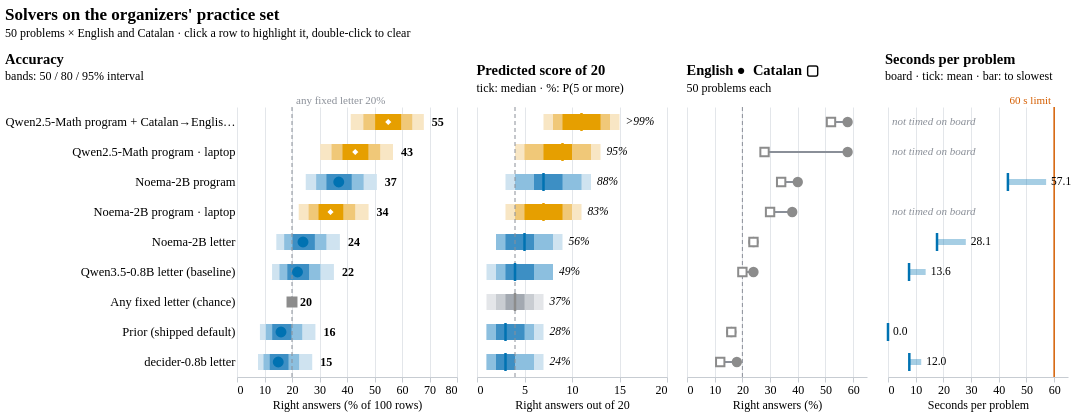

Express this chart as Vega-Lite.
### Vega-Lite specification from a JSON file in a GitHub repository (floating-point values rounded to 4 significant figures)
{"config": {"font": "Atkinson Hyperlegible", "background": null, "view": {"stroke": null}, "axis": {"labelFontSize": 12, "titleFontSize": 12, "titleFontWeight": "normal", "gridColor": "#e3e6ea", "domainColor": "#c7ccd2", "tickColor": "#c7ccd2"}, "title": {"fontSize": 14.5, "fontWeight": 700, "subtitleFontSize": 12, "subtitlePadding": 4, "offset": 12, "font": "Atkinson Hyperlegible", "subtitleFont": "Atkinson Hyperlegible"}, "legend": {"labelFontSize": 12}}, "hconcat": [{"layer": [{"data": {"name": "data-b790a175985ce1dd0a2c73ed2befad4c"}, "mark": {"type": "bar", "height": 16}, "encoding": {"color": {"field": "tint", "scale": null, "type": "nominal"}, "opacity": {"condition": {"param": "pick", "value": 1.0, "empty": true}, "value": 0.12}, "tooltip": [{"field": "label", "title": "Solver", "type": "nominal"}, {"field": "level", "title": "Wilson interval", "type": "nominal"}, {"field": "lo", "format": ".1f", "title": "from %", "type": "quantitative"}, {"field": "hi", "format": ".1f", "title": "to %", "type": "quantitative"}], "x": {"field": "lo", "scale": {"domain": [0, 75]}, "title": "Right answers (% of 100 rows)", "type": "quantitative"}, "x2": {"field": "hi"}, "y": {"axis": {"domain": false, "labelFontSize": 12.5, "labelLimit": 230, "labels": true, "ticks": false}, "field": "label", "sort": ["Qwen2.5-Math program + Catalan→English · laptop", "Qwen2.5-Math program · laptop", "Noema-2B program", "Noema-2B program · laptop", "Noema-2B letter", "Qwen3.5-0.8B letter (baseline)", "Any fixed letter (chance)", "Prior (shipped default)", "decider-0.8b letter"], "title": null, "type": "nominal"}}}, {"data": {"name": "data-b33b21ca443eccbbc2c58b65eff1cec7"}, "mark": {"type": "rule", "color": "#8a8f98", "strokeDash": [4, 3]}, "encoding": {"x": {"field": "x", "type": "quantitative"}}}, {"data": {"name": "data-9d963a298a79248a6fe3a37369c0ed2b"}, "mark": {"type": "text", "align": "left", "color": "#8a8f98", "dx": 4, "dy": -6, "fontSize": 11}, "encoding": {"text": {"field": "t", "type": "nominal"}, "x": {"field": "x", "type": "quantitative"}, "y": {"value": 0}}}, {"data": {"name": "data-d1f9b215f07ed9ee25afae794a4c5a8e"}, "mark": {"type": "point", "fillOpacity": 1, "filled": false, "size": 80, "strokeWidth": 2}, "encoding": {"color": {"field": "where", "legend": null, "scale": {"domain": ["UNO Q board", "Laptop estimate", "Chance reference"], "range": ["#0072b2", "#e69f00", "#8c8c8c"]}, "type": "nominal"}, "fill": {"field": "measured_on", "legend": null, "scale": {"domain": ["board", "laptop", "reference"], "range": ["#0072b2", "white", "#8c8c8c"]}, "type": "nominal"}, "opacity": {"condition": {"param": "pick", "value": 1.0, "empty": true}, "value": 0.18}, "shape": {"field": "where", "legend": null, "scale": {"domain": ["UNO Q board", "Laptop estimate", "Chance reference"], "range": ["circle", "diamond", "square"]}, "type": "nominal"}, "tooltip": [{"field": "label", "title": "Solver", "type": "nominal"}, {"field": "right", "title": "Right of 100", "type": "quantitative"}, {"field": "acc", "format": ".0f", "title": "Accuracy %", "type": "quantitative"}, {"field": "source", "title": "Source", "type": "nominal"}], "x": {"field": "acc", "type": "quantitative"}, "y": {"axis": {"domain": false, "labelFontSize": 12.5, "labelLimit": 230, "labels": true, "ticks": false}, "field": "label", "sort": ["Qwen2.5-Math program + Catalan→English · laptop", "Qwen2.5-Math program · laptop", "Noema-2B program", "Noema-2B program · laptop", "Noema-2B letter", "Qwen3.5-0.8B letter (baseline)", "Any fixed letter (chance)", "Prior (shipped default)", "decider-0.8b letter"], "title": null, "type": "nominal"}}, "name": "view_1"}, {"data": {"name": "data-d1f9b215f07ed9ee25afae794a4c5a8e"}, "mark": {"type": "text", "align": "left", "dx": 8, "fontSize": 12, "fontWeight": "bold"}, "encoding": {"opacity": {"condition": {"param": "pick", "value": 1.0, "empty": true}, "value": 0.18}, "text": {"field": "acc", "format": ".0f", "type": "quantitative"}, "x": {"field": "hi95%", "type": "quantitative"}, "y": {"axis": {"domain": false, "labelFontSize": 12.5, "labelLimit": 230, "labels": true, "ticks": false}, "field": "label", "sort": ["Qwen2.5-Math program + Catalan→English · laptop", "Qwen2.5-Math program · laptop", "Noema-2B program", "Noema-2B program · laptop", "Noema-2B letter", "Qwen3.5-0.8B letter (baseline)", "Any fixed letter (chance)", "Prior (shipped default)", "decider-0.8b letter"], "title": null, "type": "nominal"}}}], "height": {"step": 30}, "title": {"text": "Accuracy", "anchor": "start", "subtitle": "bands: 50 / 80 / 95% interval"}, "width": 220}, {"layer": [{"data": {"name": "data-00dbf82af52438e1370a0844224e2550"}, "mark": {"type": "bar", "height": 16}, "encoding": {"color": {"field": "tint", "scale": null, "type": "nominal"}, "opacity": {"condition": {"param": "pick", "value": 1.0, "empty": true}, "value": 0.12}, "tooltip": [{"field": "label", "title": "Solver", "type": "nominal"}, {"field": "level", "title": "Predictive interval", "type": "nominal"}, {"field": "lo", "title": "from", "type": "quantitative"}, {"field": "hi", "title": "to", "type": "quantitative"}], "x": {"field": "lo", "scale": {"domain": [0, 20]}, "title": "Right answers out of 20", "type": "quantitative"}, "x2": {"field": "hi"}, "y": {"axis": null, "field": "label", "sort": ["Qwen2.5-Math program + Catalan→English · laptop", "Qwen2.5-Math program · laptop", "Noema-2B program", "Noema-2B program · laptop", "Noema-2B letter", "Qwen3.5-0.8B letter (baseline)", "Any fixed letter (chance)", "Prior (shipped default)", "decider-0.8b letter"], "title": null, "type": "nominal"}}}, {"data": {"name": "data-08682ad82c437b1d61938969c610f53a"}, "mark": {"type": "rule", "color": "#8a8f98", "strokeDash": [4, 3]}, "encoding": {"x": {"field": "x", "type": "quantitative"}}}, {"data": {"name": "data-d1f9b215f07ed9ee25afae794a4c5a8e"}, "mark": {"type": "tick", "size": 18, "thickness": 2.5}, "encoding": {"color": {"field": "where", "legend": null, "scale": {"domain": ["UNO Q board", "Laptop estimate", "Chance reference"], "range": ["#0072b2", "#e69f00", "#8c8c8c"]}, "type": "nominal"}, "opacity": {"condition": {"param": "pick", "value": 1.0, "empty": true}, "value": 0.18}, "tooltip": [{"field": "label", "title": "Solver", "type": "nominal"}, {"field": "f50", "title": "Median of 20", "type": "quantitative"}, {"field": "p_beat", "format": ".0f", "title": "P(5 or more right) %", "type": "quantitative"}], "x": {"field": "f50", "type": "quantitative"}, "y": {"axis": null, "field": "label", "sort": ["Qwen2.5-Math program + Catalan→English · laptop", "Qwen2.5-Math program · laptop", "Noema-2B program", "Noema-2B program · laptop", "Noema-2B letter", "Qwen3.5-0.8B letter (baseline)", "Any fixed letter (chance)", "Prior (shipped default)", "decider-0.8b letter"], "title": null, "type": "nominal"}}, "name": "view_2"}, {"data": {"name": "data-d1f9b215f07ed9ee25afae794a4c5a8e"}, "mark": {"type": "text", "align": "left", "dx": 6, "fontSize": 11.5, "fontStyle": "italic"}, "encoding": {"opacity": {"condition": {"param": "pick", "value": 1.0, "empty": true}, "value": 0.18}, "text": {"field": "pt", "type": "nominal"}, "x": {"field": "f95", "type": "quantitative"}, "y": {"axis": null, "field": "label", "sort": ["Qwen2.5-Math program + Catalan→English · laptop", "Qwen2.5-Math program · laptop", "Noema-2B program", "Noema-2B program · laptop", "Noema-2B letter", "Qwen3.5-0.8B letter (baseline)", "Any fixed letter (chance)", "Prior (shipped default)", "decider-0.8b letter"], "title": null, "type": "nominal"}}, "transform": [{"calculate": "datum.p_beat > 99 ? '>99%' : format(datum.p_beat, '.0f') + '%'", "as": "pt"}]}], "height": {"step": 30}, "title": {"text": "Predicted score of 20", "anchor": "start", "subtitle": "tick: median · %: P(5 or more)"}, "width": 190}, {"layer": [{"data": {"name": "data-b33b21ca443eccbbc2c58b65eff1cec7"}, "mark": {"type": "rule", "color": "#8a8f98", "strokeDash": [4, 3]}, "encoding": {"x": {"field": "x", "type": "quantitative"}}}, {"data": {"name": "data-d1f9b215f07ed9ee25afae794a4c5a8e"}, "mark": {"type": "rule", "color": "#8a8f98", "strokeWidth": 2}, "encoding": {"opacity": {"condition": {"param": "pick", "value": 1.0, "empty": true}, "value": 0.18}, "x": {"field": "cat_pct", "scale": {"domain": [0, 65]}, "type": "quantitative"}, "x2": {"field": "eng_pct"}, "y": {"axis": null, "field": "label", "sort": ["Qwen2.5-Math program + Catalan→English · laptop", "Qwen2.5-Math program · laptop", "Noema-2B program", "Noema-2B program · laptop", "Noema-2B letter", "Qwen3.5-0.8B letter (baseline)", "Any fixed letter (chance)", "Prior (shipped default)", "decider-0.8b letter"], "title": null, "type": "nominal"}}}, {"data": {"name": "data-d7cc9c6b2faa7466bed1720d07e1308c"}, "mark": {"type": "point", "fillOpacity": 1, "filled": false, "size": 70, "strokeWidth": 2}, "encoding": {"color": {"value": "#8c8c8c"}, "fill": {"condition": {"test": "datum.lang == 'English'", "value": "#8c8c8c"}, "value": "white"}, "opacity": {"condition": {"param": "pick", "value": 1.0, "empty": true}, "value": 0.18}, "shape": {"field": "lang", "legend": null, "scale": {"domain": ["English", "Catalan"], "range": ["circle", "square"]}, "type": "nominal"}, "tooltip": [{"field": "label", "title": "Solver", "type": "nominal"}, {"field": "lang", "title": "Language", "type": "nominal"}, {"field": "pct", "format": ".0f", "title": "Accuracy %", "type": "quantitative"}], "x": {"field": "pct", "scale": {"domain": [0, 65]}, "title": "Right answers (%)", "type": "quantitative"}, "y": {"axis": null, "field": "label", "sort": ["Qwen2.5-Math program + Catalan→English · laptop", "Qwen2.5-Math program · laptop", "Noema-2B program", "Noema-2B program · laptop", "Noema-2B letter", "Qwen3.5-0.8B letter (baseline)", "Any fixed letter (chance)", "Prior (shipped default)", "decider-0.8b letter"], "title": null, "type": "nominal"}}, "name": "view_3"}], "height": {"step": 30}, "title": {"text": "English ●  Catalan ▢", "anchor": "start", "subtitle": "50 problems each"}, "width": 180}, {"layer": [{"data": {"name": "data-85d472040c809ed2ada9a14a8a77c0bc"}, "mark": {"type": "rule", "opacity": 0.35, "strokeWidth": 6}, "encoding": {"color": {"field": "where", "legend": null, "scale": {"domain": ["UNO Q board", "Laptop estimate", "Chance reference"], "range": ["#0072b2", "#e69f00", "#8c8c8c"]}, "type": "nominal"}, "x": {"field": "mean_s", "scale": {"domain": [0, 62]}, "title": "Seconds per problem", "type": "quantitative"}, "x2": {"field": "worst_s"}, "y": {"axis": null, "field": "label", "sort": ["Qwen2.5-Math program + Catalan→English · laptop", "Qwen2.5-Math program · laptop", "Noema-2B program", "Noema-2B program · laptop", "Noema-2B letter", "Qwen3.5-0.8B letter (baseline)", "Any fixed letter (chance)", "Prior (shipped default)", "decider-0.8b letter"], "title": null, "type": "nominal"}}}, {"data": {"name": "data-7f63b08e83a1a928e73f65bca0e13173"}, "mark": {"type": "rule", "color": "#d55e00", "strokeWidth": 1.5}, "encoding": {"x": {"field": "x", "type": "quantitative"}}}, {"data": {"name": "data-7f63b08e83a1a928e73f65bca0e13173"}, "mark": {"type": "text", "align": "right", "color": "#d55e00", "dx": -3, "dy": -6, "fontSize": 11}, "encoding": {"text": {"field": "t", "type": "nominal"}, "x": {"field": "x", "type": "quantitative"}, "y": {"value": 0}}}, {"data": {"name": "data-85d472040c809ed2ada9a14a8a77c0bc"}, "mark": {"type": "tick", "size": 18, "thickness": 2.5}, "encoding": {"color": {"field": "where", "legend": null, "scale": {"domain": ["UNO Q board", "Laptop estimate", "Chance reference"], "range": ["#0072b2", "#e69f00", "#8c8c8c"]}, "type": "nominal"}, "opacity": {"condition": {"param": "pick", "value": 1.0, "empty": true}, "value": 0.18}, "tooltip": [{"field": "label", "title": "Solver", "type": "nominal"}, {"field": "mean_s", "title": "Mean s", "type": "quantitative"}, {"field": "worst_s", "title": "Slowest s", "type": "quantitative"}, {"field": "timeouts", "title": "Timeouts of 100", "type": "quantitative"}], "x": {"field": "mean_s", "type": "quantitative"}, "y": {"axis": null, "field": "label", "sort": ["Qwen2.5-Math program + Catalan→English · laptop", "Qwen2.5-Math program · laptop", "Noema-2B program", "Noema-2B program · laptop", "Noema-2B letter", "Qwen3.5-0.8B letter (baseline)", "Any fixed letter (chance)", "Prior (shipped default)", "decider-0.8b letter"], "title": null, "type": "nominal"}}, "name": "view_4"}, {"data": {"name": "data-85d472040c809ed2ada9a14a8a77c0bc"}, "mark": {"type": "text", "align": "left", "dx": 5, "fontSize": 11.5}, "encoding": {"opacity": {"condition": {"param": "pick", "value": 1.0, "empty": true}, "value": 0.18}, "text": {"field": "worst_s", "format": ".1f", "type": "quantitative"}, "x": {"field": "worst_s", "type": "quantitative"}, "y": {"axis": null, "field": "label", "sort": ["Qwen2.5-Math program + Catalan→English · laptop", "Qwen2.5-Math program · laptop", "Noema-2B program", "Noema-2B program · laptop", "Noema-2B letter", "Qwen3.5-0.8B letter (baseline)", "Any fixed letter (chance)", "Prior (shipped default)", "decider-0.8b letter"], "title": null, "type": "nominal"}}}, {"data": {"name": "data-e14612415b8b6490eda0b303180c6888"}, "mark": {"type": "text", "align": "left", "color": "#8a8f98", "fontSize": 11, "fontStyle": "italic"}, "encoding": {"text": {"value": "not timed on board"}, "x": {"value": 4}, "y": {"axis": null, "field": "label", "sort": ["Qwen2.5-Math program + Catalan→English · laptop", "Qwen2.5-Math program · laptop", "Noema-2B program", "Noema-2B program · laptop", "Noema-2B letter", "Qwen3.5-0.8B letter (baseline)", "Any fixed letter (chance)", "Prior (shipped default)", "decider-0.8b letter"], "title": null, "type": "nominal"}}}], "height": {"step": 30}, "title": {"text": "Seconds per problem", "anchor": "start", "subtitle": "board · tick: mean · bar: to slowest"}, "width": 180}], "params": [{"name": "pick", "select": {"type": "point", "clear": "dblclick", "fields": ["label"], "on": "click"}, "views": ["view_1", "view_2", "view_3", "view_4"]}], "resolve": {"scale": {"color": "shared", "shape": "independent", "y": "shared"}}, "spacing": 18, "title": {"text": "Solvers on the organizers' practice set", "anchor": "start", "fontSize": 17, "subtitle": "50 problems × English and Catalan · click a row to highlight it, double-click to clear"}, "$schema": "https://vega.github.io/schema/vega-lite/v5.20.1.json", "datasets": {"data-b790a175985ce1dd0a2c73ed2befad4c": [{"label": "Qwen2.5-Math program + Catalan→English · laptop", "where": "Laptop estimate", "level": "95%", "tint": "#f8e6c4", "lo": 41.35, "hi": 67.94, "acc": 55.0}, {"label": "Qwen2.5-Math program + Catalan→English · laptop", "where": "Laptop estimate", "level": "80%", "tint": "#f0c878", "lo": 45.97, "hi": 63.71, "acc": 55.0}, {"label": "Qwen2.5-Math program + Catalan→English · laptop", "where": "Laptop estimate", "level": "50%", "tint": "#e69f00", "lo": 50.23, "hi": 59.68, "acc": 55.0}, {"label": "Qwen2.5-Math program · laptop", "where": "Laptop estimate", "level": "95%", "tint": "#f8e6c4", "lo": 30.27, "hi": 56.73, "acc": 43.0}, {"label": "Qwen2.5-Math program · laptop", "where": "Laptop estimate", "level": "80%", "tint": "#f0c878", "lo": 34.39, "hi": 52.05, "acc": 43.0}, {"label": "Qwen2.5-Math program · laptop", "where": "Laptop estimate", "level": "50%", "tint": "#e69f00", "lo": 38.36, "hi": 47.76, "acc": 43.0}, {"label": "Noema-2B program", "where": "UNO Q board", "level": "95%", "tint": "#cfe3f0", "lo": 25.0, "hi": 50.86, "acc": 37.0}, {"label": "Noema-2B program", "where": "UNO Q board", "level": "80%", "tint": "#8cbfdf", "lo": 28.79, "hi": 46.03, "acc": 37.0}, {"label": "Noema-2B program", "where": "UNO Q board", "level": "50%", "tint": "#3d8fc4", "lo": 32.53, "hi": 41.7, "acc": 37.0}, {"label": "Noema-2B program · laptop", "where": "Laptop estimate", "level": "95%", "tint": "#f8e6c4", "lo": 22.44, "hi": 47.85, "acc": 34.0}, {"label": "Noema-2B program · laptop", "where": "Laptop estimate", "level": "80%", "tint": "#f0c878", "lo": 26.05, "hi": 42.97, "acc": 34.0}, {"label": "Noema-2B program · laptop", "where": "Laptop estimate", "level": "50%", "tint": "#e69f00", "lo": 29.64, "hi": 38.64, "acc": 34.0}, {"label": "Noema-2B letter", "where": "UNO Q board", "level": "95%", "tint": "#cfe3f0", "lo": 14.3, "hi": 37.41, "acc": 24.0}, {"label": "Noema-2B letter", "where": "UNO Q board", "level": "80%", "tint": "#8cbfdf", "lo": 17.17, "hi": 32.49, "acc": 24.0}, {"label": "Noema-2B letter", "where": "UNO Q board", "level": "50%", "tint": "#3d8fc4", "lo": 20.17, "hi": 28.3, "acc": 24.0}, {"label": "Qwen3.5-0.8B letter (baseline)", "where": "UNO Q board", "level": "95%", "tint": "#cfe3f0", "lo": 12.75, "hi": 35.24, "acc": 22.0}, {"label": "Qwen3.5-0.8B letter (baseline)", "where": "UNO Q board", "level": "80%", "tint": "#8cbfdf", "lo": 15.45, "hi": 30.33, "acc": 22.0}, {"label": "Qwen3.5-0.8B letter (baseline)", "where": "UNO Q board", "level": "50%", "tint": "#3d8fc4", "lo": 18.31, "hi": 26.19, "acc": 22.0}, {"label": "Prior (shipped default)", "where": "UNO Q board", "level": "95%", "tint": "#cfe3f0", "lo": 8.337, "hi": 28.51, "acc": 16.0}, {"label": "Prior (shipped default)", "where": "UNO Q board", "level": "80%", "tint": "#8cbfdf", "lo": 10.45, "hi": 23.71, "acc": 16.0}, {"label": "Prior (shipped default)", "where": "UNO Q board", "level": "50%", "tint": "#3d8fc4", "lo": 12.81, "hi": 19.8, "acc": 16.0}, {"label": "decider-0.8b letter", "where": "UNO Q board", "level": "95%", "tint": "#cfe3f0", "lo": 7.638, "hi": 27.36, "acc": 15.0}, {"label": "decider-0.8b letter", "where": "UNO Q board", "level": "80%", "tint": "#8cbfdf", "lo": 9.649, "hi": 22.58, "acc": 15.0}, {"label": "decider-0.8b letter", "where": "UNO Q board", "level": "50%", "tint": "#3d8fc4", "lo": 11.91, "hi": 18.72, "acc": 15.0}], "data-b33b21ca443eccbbc2c58b65eff1cec7": [{"x": 20.0}], "data-9d963a298a79248a6fe3a37369c0ed2b": [{"x": 20.0, "t": "any fixed letter 20%"}], "data-d1f9b215f07ed9ee25afae794a4c5a8e": [{"solver": "Qwen2.5-Math program + Catalan→English", "measured_on": "laptop", "n": 100, "problems": 50, "right": 55, "eng_right": 29, "cat_right": 26, "mean_s": null, "worst_s": null, "timeouts": null, "server_rss_mb": null, "source": "docs/how-to/try-qwen-math-nmt.md (exp/noema-finetune 43d1d92)", "acc": 55.0, "k_eff": 27.5, "lo95%": 41.35, "hi95%": 67.94, "lo80%": 45.97, "hi80%": 63.71, "lo50%": 50.23, "hi50%": 59.68, "f05": 7, "f10": 8, "f25": 9, "f50": 11, "f75": 13, "f90": 14, "f95": 15, "p_beat": 99.41, "eng_pct": 58.0, "cat_pct": 52.0, "where": "Laptop estimate", "label": "Qwen2.5-Math program + Catalan→English · laptop"}, {"solver": "Qwen2.5-Math program", "measured_on": "laptop", "n": 100, "problems": 50, "right": 43, "eng_right": 29, "cat_right": 14, "mean_s": null, "worst_s": null, "timeouts": null, "server_rss_mb": null, "source": "docs/how-to/try-qwen-math-nmt.md (exp/noema-finetune 43d1d92)", "acc": 43.0, "k_eff": 21.5, "lo95%": 30.27, "hi95%": 56.73, "lo80%": 34.39, "hi80%": 52.05, "lo50%": 38.36, "hi50%": 47.76, "f05": 4, "f10": 5, "f25": 7, "f50": 9, "f75": 10, "f90": 12, "f95": 13, "p_beat": 94.97, "eng_pct": 58.0, "cat_pct": 28.0, "where": "Laptop estimate", "label": "Qwen2.5-Math program · laptop"}, {"solver": "Noema-2B program", "measured_on": "board", "n": 100, "problems": 50, "right": 37, "eng_right": 20, "cat_right": 17, "mean_s": 43.3, "worst_s": 57.1, "timeouts": 17.0, "server_rss_mb": 1510.0, "source": "docs/experiments/2026-11-program-solver-and-vision-on-board.md (b956cf0)", "acc": 37.0, "k_eff": 18.5, "lo95%": 25.0, "hi95%": 50.86, "lo80%": 28.79, "hi80%": 46.03, "lo50%": 32.53, "hi50%": 41.7, "f05": 3, "f10": 4, "f25": 6, "f50": 7, "f75": 9, "f90": 11, "f95": 12, "p_beat": 88.41, "eng_pct": 40.0, "cat_pct": 34.0, "where": "UNO Q board", "label": "Noema-2B program"}, {"solver": "Noema-2B program", "measured_on": "laptop", "n": 100, "problems": 50, "right": 34, "eng_right": 19, "cat_right": 15, "mean_s": null, "worst_s": null, "timeouts": null, "server_rss_mb": null, "source": "docs/how-to/try-program-solver.md (exp/program-solver aa9fa17)", "acc": 34.0, "k_eff": 17.0, "lo95%": 22.44, "hi95%": 47.85, "lo80%": 26.05, "hi80%": 42.97, "lo50%": 29.64, "hi50%": 38.64, "f05": 3, "f10": 4, "f25": 5, "f50": 7, "f75": 9, "f90": 10, "f95": 11, "p_beat": 83.31, "eng_pct": 38.0, "cat_pct": 30.0, "where": "Laptop estimate", "label": "Noema-2B program · laptop"}, {"solver": "Noema-2B letter", "measured_on": "board", "n": 100, "problems": 50, "right": 24, "eng_right": 12, "cat_right": 12, "mean_s": 17.7, "worst_s": 28.1, "timeouts": 0.0, "server_rss_mb": 1382.0, "source": "docs/experiments/2026-11-practice-set-on-board.md (1049459)", "acc": 24.0, "k_eff": 12.0, "lo95%": 14.3, "hi95%": 37.41, "lo80%": 17.17, "hi80%": 32.49, "lo50%": 20.17, "hi50%": 28.3, "f05": 2, "f10": 2, "f25": 3, "f50": 5, "f75": 6, "f90": 8, "f95": 9, "p_beat": 56.12, "eng_pct": 24.0, "cat_pct": 24.0, "where": "UNO Q board", "label": "Noema-2B letter"}, {"solver": "Qwen3.5-0.8B letter (baseline)", "measured_on": "board", "n": 100, "problems": 50, "right": 22, "eng_right": 12, "cat_right": 10, "mean_s": 7.6, "worst_s": 13.6, "timeouts": 0.0, "server_rss_mb": 900.0, "source": "docs/experiments/2026-11-practice-set-on-board.md (1049459)", "acc": 22.0, "k_eff": 11.0, "lo95%": 12.75, "hi95%": 35.24, "lo80%": 15.45, "hi80%": 30.33, "lo50%": 18.31, "hi50%": 26.19, "f05": 1, "f10": 2, "f25": 3, "f50": 4, "f75": 6, "f90": 8, "f95": 8, "p_beat": 49.13, "eng_pct": 24.0, "cat_pct": 20.0, "where": "UNO Q board", "label": "Qwen3.5-0.8B letter (baseline)"}, {"solver": "Any fixed letter (chance)", "measured_on": "reference", "n": 100, "problems": 50, "right": 20, "eng_right": 10, "cat_right": 10, "mean_s": null, "worst_s": null, "timeouts": null, "server_rss_mb": null, "source": "docs/PRACTICE_SET.md: each letter is right on 20 rows", "acc": 20.0, "k_eff": 10.0, "lo95%": 20.0, "hi95%": 20.0, "lo80%": 20.0, "hi80%": 20.0, "lo50%": 20.0, "hi50%": 20.0, "f05": 1, "f10": 2, "f25": 3, "f50": 4, "f75": 5, "f90": 6, "f95": 7, "p_beat": 37.04, "eng_pct": null, "cat_pct": null, "where": "Chance reference", "label": "Any fixed letter (chance)"}, {"solver": "Prior (shipped default)", "measured_on": "board", "n": 100, "problems": 50, "right": 16, "eng_right": 8, "cat_right": 8, "mean_s": 0.0, "worst_s": 0.0, "timeouts": 0.0, "server_rss_mb": 0.0, "source": "docs/experiments/2026-11-practice-set-on-board.md (1049459)", "acc": 16.0, "k_eff": 8.0, "lo95%": 8.337, "hi95%": 28.51, "lo80%": 10.45, "hi80%": 23.71, "lo50%": 12.81, "hi50%": 19.8, "f05": 1, "f10": 1, "f25": 2, "f50": 3, "f75": 5, "f90": 6, "f95": 7, "p_beat": 27.7, "eng_pct": 16.0, "cat_pct": 16.0, "where": "UNO Q board", "label": "Prior (shipped default)"}, {"solver": "decider-0.8b letter", "measured_on": "board", "n": 100, "problems": 50, "right": 15, "eng_right": 9, "cat_right": 6, "mean_s": 7.7, "worst_s": 12.0, "timeouts": 0.0, "server_rss_mb": null, "source": "docs/experiments/2026-11-practice-set-on-board.md (1049459)", "acc": 15.0, "k_eff": 7.5, "lo95%": 7.638, "hi95%": 27.36, "lo80%": 9.649, "hi80%": 22.58, "lo50%": 11.91, "hi50%": 18.72, "f05": 1, "f10": 1, "f25": 2, "f50": 3, "f75": 4, "f90": 6, "f95": 7, "p_beat": 24.36, "eng_pct": 18.0, "cat_pct": 12.0, "where": "UNO Q board", "label": "decider-0.8b letter"}], "data-00dbf82af52438e1370a0844224e2550": [{"label": "Qwen2.5-Math program + Catalan→English · laptop", "where": "Laptop estimate", "level": "final 90%", "tint": "#f8e6c4", "lo": 7.0, "hi": 15.0, "acc": 11.0}, {"label": "Qwen2.5-Math program + Catalan→English · laptop", "where": "Laptop estimate", "level": "final 80%", "tint": "#f0c878", "lo": 8.0, "hi": 14.0, "acc": 11.0}, {"label": "Qwen2.5-Math program + Catalan→English · laptop", "where": "Laptop estimate", "level": "final 50%", "tint": "#e69f00", "lo": 9.0, "hi": 13.0, "acc": 11.0}, {"label": "Qwen2.5-Math program · laptop", "where": "Laptop estimate", "level": "final 90%", "tint": "#f8e6c4", "lo": 4.0, "hi": 13.0, "acc": 9.0}, {"label": "Qwen2.5-Math program · laptop", "where": "Laptop estimate", "level": "final 80%", "tint": "#f0c878", "lo": 5.0, "hi": 12.0, "acc": 9.0}, {"label": "Qwen2.5-Math program · laptop", "where": "Laptop estimate", "level": "final 50%", "tint": "#e69f00", "lo": 7.0, "hi": 10.0, "acc": 9.0}, {"label": "Noema-2B program", "where": "UNO Q board", "level": "final 90%", "tint": "#cfe3f0", "lo": 3.0, "hi": 12.0, "acc": 7.0}, {"label": "Noema-2B program", "where": "UNO Q board", "level": "final 80%", "tint": "#8cbfdf", "lo": 4.0, "hi": 11.0, "acc": 7.0}, {"label": "Noema-2B program", "where": "UNO Q board", "level": "final 50%", "tint": "#3d8fc4", "lo": 6.0, "hi": 9.0, "acc": 7.0}, {"label": "Noema-2B program · laptop", "where": "Laptop estimate", "level": "final 90%", "tint": "#f8e6c4", "lo": 3.0, "hi": 11.0, "acc": 7.0}, {"label": "Noema-2B program · laptop", "where": "Laptop estimate", "level": "final 80%", "tint": "#f0c878", "lo": 4.0, "hi": 10.0, "acc": 7.0}, {"label": "Noema-2B program · laptop", "where": "Laptop estimate", "level": "final 50%", "tint": "#e69f00", "lo": 5.0, "hi": 9.0, "acc": 7.0}, {"label": "Noema-2B letter", "where": "UNO Q board", "level": "final 90%", "tint": "#cfe3f0", "lo": 2.0, "hi": 9.0, "acc": 5.0}, {"label": "Noema-2B letter", "where": "UNO Q board", "level": "final 80%", "tint": "#8cbfdf", "lo": 2.0, "hi": 8.0, "acc": 5.0}, {"label": "Noema-2B letter", "where": "UNO Q board", "level": "final 50%", "tint": "#3d8fc4", "lo": 3.0, "hi": 6.0, "acc": 5.0}, {"label": "Qwen3.5-0.8B letter (baseline)", "where": "UNO Q board", "level": "final 90%", "tint": "#cfe3f0", "lo": 1.0, "hi": 8.0, "acc": 4.0}, {"label": "Qwen3.5-0.8B letter (baseline)", "where": "UNO Q board", "level": "final 80%", "tint": "#8cbfdf", "lo": 2.0, "hi": 8.0, "acc": 4.0}, {"label": "Qwen3.5-0.8B letter (baseline)", "where": "UNO Q board", "level": "final 50%", "tint": "#3d8fc4", "lo": 3.0, "hi": 6.0, "acc": 4.0}, {"label": "Any fixed letter (chance)", "where": "Chance reference", "level": "final 90%", "tint": "#e4e6e9", "lo": 1.0, "hi": 7.0, "acc": 4.0}, {"label": "Any fixed letter (chance)", "where": "Chance reference", "level": "final 80%", "tint": "#c9cdd2", "lo": 2.0, "hi": 6.0, "acc": 4.0}, {"label": "Any fixed letter (chance)", "where": "Chance reference", "level": "final 50%", "tint": "#a3a9b1", "lo": 3.0, "hi": 5.0, "acc": 4.0}, {"label": "Prior (shipped default)", "where": "UNO Q board", "level": "final 90%", "tint": "#cfe3f0", "lo": 1.0, "hi": 7.0, "acc": 3.0}, {"label": "Prior (shipped default)", "where": "UNO Q board", "level": "final 80%", "tint": "#8cbfdf", "lo": 1.0, "hi": 6.0, "acc": 3.0}, {"label": "Prior (shipped default)", "where": "UNO Q board", "level": "final 50%", "tint": "#3d8fc4", "lo": 2.0, "hi": 5.0, "acc": 3.0}, {"label": "decider-0.8b letter", "where": "UNO Q board", "level": "final 90%", "tint": "#cfe3f0", "lo": 1.0, "hi": 7.0, "acc": 3.0}, {"label": "decider-0.8b letter", "where": "UNO Q board", "level": "final 80%", "tint": "#8cbfdf", "lo": 1.0, "hi": 6.0, "acc": 3.0}, {"label": "decider-0.8b letter", "where": "UNO Q board", "level": "final 50%", "tint": "#3d8fc4", "lo": 2.0, "hi": 4.0, "acc": 3.0}], "data-08682ad82c437b1d61938969c610f53a": [{"x": 4}], "data-d7cc9c6b2faa7466bed1720d07e1308c": [{"label": "Qwen2.5-Math program + Catalan→English · laptop", "where": "Laptop estimate", "measured_on": "laptop", "lang": "English", "pct": 58.0}, {"label": "Qwen2.5-Math program · laptop", "where": "Laptop estimate", "measured_on": "laptop", "lang": "English", "pct": 58.0}, {"label": "Noema-2B program", "where": "UNO Q board", "measured_on": "board", "lang": "English", "pct": 40.0}, {"label": "Noema-2B program · laptop", "where": "Laptop estimate", "measured_on": "laptop", "lang": "English", "pct": 38.0}, {"label": "Noema-2B letter", "where": "UNO Q board", "measured_on": "board", "lang": "English", "pct": 24.0}, {"label": "Qwen3.5-0.8B letter (baseline)", "where": "UNO Q board", "measured_on": "board", "lang": "English", "pct": 24.0}, {"label": "Any fixed letter (chance)", "where": "Chance reference", "measured_on": "reference", "lang": "English", "pct": null}, {"label": "Prior (shipped default)", "where": "UNO Q board", "measured_on": "board", "lang": "English", "pct": 16.0}, {"label": "decider-0.8b letter", "where": "UNO Q board", "measured_on": "board", "lang": "English", "pct": 18.0}, {"label": "Qwen2.5-Math program + Catalan→English · laptop", "where": "Laptop estimate", "measured_on": "laptop", "lang": "Catalan", "pct": 52.0}, {"label": "Qwen2.5-Math program · laptop", "where": "Laptop estimate", "measured_on": "laptop", "lang": "Catalan", "pct": 28.0}, {"label": "Noema-2B program", "where": "UNO Q board", "measured_on": "board", "lang": "Catalan", "pct": 34.0}, {"label": "Noema-2B program · laptop", "where": "Laptop estimate", "measured_on": "laptop", "lang": "Catalan", "pct": 30.0}, {"label": "Noema-2B letter", "where": "UNO Q board", "measured_on": "board", "lang": "Catalan", "pct": 24.0}, {"label": "Qwen3.5-0.8B letter (baseline)", "where": "UNO Q board", "measured_on": "board", "lang": "Catalan", "pct": 20.0}, {"label": "Any fixed letter (chance)", "where": "Chance reference", "measured_on": "reference", "lang": "Catalan", "pct": null}, {"label": "Prior (shipped default)", "where": "UNO Q board", "measured_on": "board", "lang": "Catalan", "pct": 16.0}, {"label": "decider-0.8b letter", "where": "UNO Q board", "measured_on": "board", "lang": "Catalan", "pct": 12.0}], "data-85d472040c809ed2ada9a14a8a77c0bc": [{"solver": "Noema-2B program", "measured_on": "board", "n": 100, "problems": 50, "right": 37, "eng_right": 20, "cat_right": 17, "mean_s": 43.3, "worst_s": 57.1, "timeouts": 17.0, "server_rss_mb": 1510.0, "source": "docs/experiments/2026-11-program-solver-and-vision-on-board.md (b956cf0)", "acc": 37.0, "k_eff": 18.5, "lo95%": 25.0, "hi95%": 50.86, "lo80%": 28.79, "hi80%": 46.03, "lo50%": 32.53, "hi50%": 41.7, "f05": 3, "f10": 4, "f25": 6, "f50": 7, "f75": 9, "f90": 11, "f95": 12, "p_beat": 88.41, "eng_pct": 40.0, "cat_pct": 34.0, "where": "UNO Q board", "label": "Noema-2B program"}, {"solver": "Noema-2B letter", "measured_on": "board", "n": 100, "problems": 50, "right": 24, "eng_right": 12, "cat_right": 12, "mean_s": 17.7, "worst_s": 28.1, "timeouts": 0.0, "server_rss_mb": 1382.0, "source": "docs/experiments/2026-11-practice-set-on-board.md (1049459)", "acc": 24.0, "k_eff": 12.0, "lo95%": 14.3, "hi95%": 37.41, "lo80%": 17.17, "hi80%": 32.49, "lo50%": 20.17, "hi50%": 28.3, "f05": 2, "f10": 2, "f25": 3, "f50": 5, "f75": 6, "f90": 8, "f95": 9, "p_beat": 56.12, "eng_pct": 24.0, "cat_pct": 24.0, "where": "UNO Q board", "label": "Noema-2B letter"}, {"solver": "Qwen3.5-0.8B letter (baseline)", "measured_on": "board", "n": 100, "problems": 50, "right": 22, "eng_right": 12, "cat_right": 10, "mean_s": 7.6, "worst_s": 13.6, "timeouts": 0.0, "server_rss_mb": 900.0, "source": "docs/experiments/2026-11-practice-set-on-board.md (1049459)", "acc": 22.0, "k_eff": 11.0, "lo95%": 12.75, "hi95%": 35.24, "lo80%": 15.45, "hi80%": 30.33, "lo50%": 18.31, "hi50%": 26.19, "f05": 1, "f10": 2, "f25": 3, "f50": 4, "f75": 6, "f90": 8, "f95": 8, "p_beat": 49.13, "eng_pct": 24.0, "cat_pct": 20.0, "where": "UNO Q board", "label": "Qwen3.5-0.8B letter (baseline)"}, {"solver": "Prior (shipped default)", "measured_on": "board", "n": 100, "problems": 50, "right": 16, "eng_right": 8, "cat_right": 8, "mean_s": 0.0, "worst_s": 0.0, "timeouts": 0.0, "server_rss_mb": 0.0, "source": "docs/experiments/2026-11-practice-set-on-board.md (1049459)", "acc": 16.0, "k_eff": 8.0, "lo95%": 8.337, "hi95%": 28.51, "lo80%": 10.45, "hi80%": 23.71, "lo50%": 12.81, "hi50%": 19.8, "f05": 1, "f10": 1, "f25": 2, "f50": 3, "f75": 5, "f90": 6, "f95": 7, "p_beat": 27.7, "eng_pct": 16.0, "cat_pct": 16.0, "where": "UNO Q board", "label": "Prior (shipped default)"}, {"solver": "decider-0.8b letter", "measured_on": "board", "n": 100, "problems": 50, "right": 15, "eng_right": 9, "cat_right": 6, "mean_s": 7.7, "worst_s": 12.0, "timeouts": 0.0, "server_rss_mb": null, "source": "docs/experiments/2026-11-practice-set-on-board.md (1049459)", "acc": 15.0, "k_eff": 7.5, "lo95%": 7.638, "hi95%": 27.36, "lo80%": 9.649, "hi80%": 22.58, "lo50%": 11.91, "hi50%": 18.72, "f05": 1, "f10": 1, "f25": 2, "f50": 3, "f75": 4, "f90": 6, "f95": 7, "p_beat": 24.36, "eng_pct": 18.0, "cat_pct": 12.0, "where": "UNO Q board", "label": "decider-0.8b letter"}], "data-7f63b08e83a1a928e73f65bca0e13173": [{"x": 60.0, "t": "60 s limit"}], "data-e14612415b8b6490eda0b303180c6888": [{"solver": "Qwen2.5-Math program + Catalan→English", "measured_on": "laptop", "n": 100, "problems": 50, "right": 55, "eng_right": 29, "cat_right": 26, "mean_s": null, "worst_s": null, "timeouts": null, "server_rss_mb": null, "source": "docs/how-to/try-qwen-math-nmt.md (exp/noema-finetune 43d1d92)", "acc": 55.0, "k_eff": 27.5, "lo95%": 41.35, "hi95%": 67.94, "lo80%": 45.97, "hi80%": 63.71, "lo50%": 50.23, "hi50%": 59.68, "f05": 7, "f10": 8, "f25": 9, "f50": 11, "f75": 13, "f90": 14, "f95": 15, "p_beat": 99.41, "eng_pct": 58.0, "cat_pct": 52.0, "where": "Laptop estimate", "label": "Qwen2.5-Math program + Catalan→English · laptop"}, {"solver": "Qwen2.5-Math program", "measured_on": "laptop", "n": 100, "problems": 50, "right": 43, "eng_right": 29, "cat_right": 14, "mean_s": null, "worst_s": null, "timeouts": null, "server_rss_mb": null, "source": "docs/how-to/try-qwen-math-nmt.md (exp/noema-finetune 43d1d92)", "acc": 43.0, "k_eff": 21.5, "lo95%": 30.27, "hi95%": 56.73, "lo80%": 34.39, "hi80%": 52.05, "lo50%": 38.36, "hi50%": 47.76, "f05": 4, "f10": 5, "f25": 7, "f50": 9, "f75": 10, "f90": 12, "f95": 13, "p_beat": 94.97, "eng_pct": 58.0, "cat_pct": 28.0, "where": "Laptop estimate", "label": "Qwen2.5-Math program · laptop"}, {"solver": "Noema-2B program", "measured_on": "laptop", "n": 100, "problems": 50, "right": 34, "eng_right": 19, "cat_right": 15, "mean_s": null, "worst_s": null, "timeouts": null, "server_rss_mb": null, "source": "docs/how-to/try-program-solver.md (exp/program-solver aa9fa17)", "acc": 34.0, "k_eff": 17.0, "lo95%": 22.44, "hi95%": 47.85, "lo80%": 26.05, "hi80%": 42.97, "lo50%": 29.64, "hi50%": 38.64, "f05": 3, "f10": 4, "f25": 5, "f50": 7, "f75": 9, "f90": 10, "f95": 11, "p_beat": 83.31, "eng_pct": 38.0, "cat_pct": 30.0, "where": "Laptop estimate", "label": "Noema-2B program · laptop"}]}}
